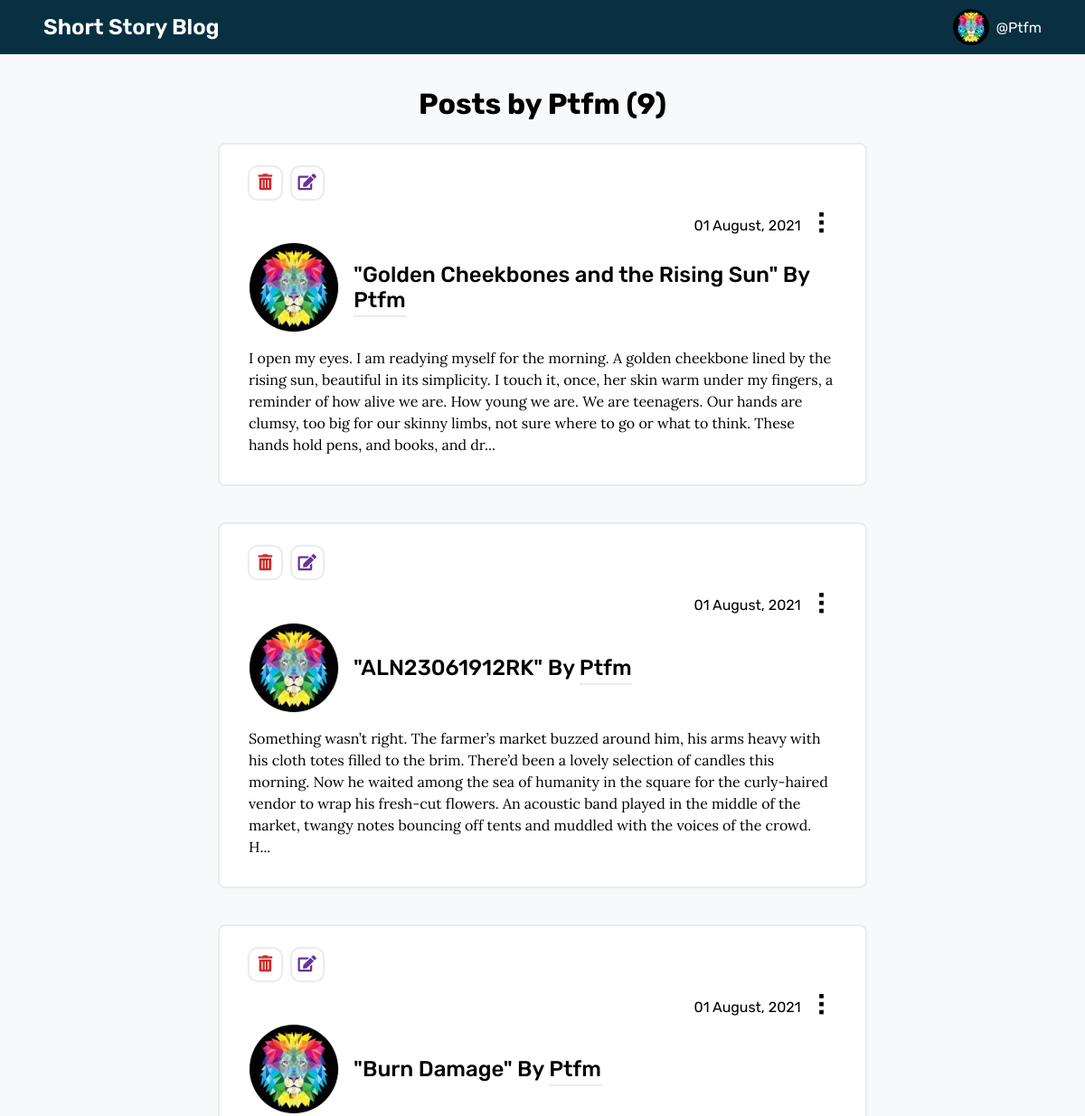
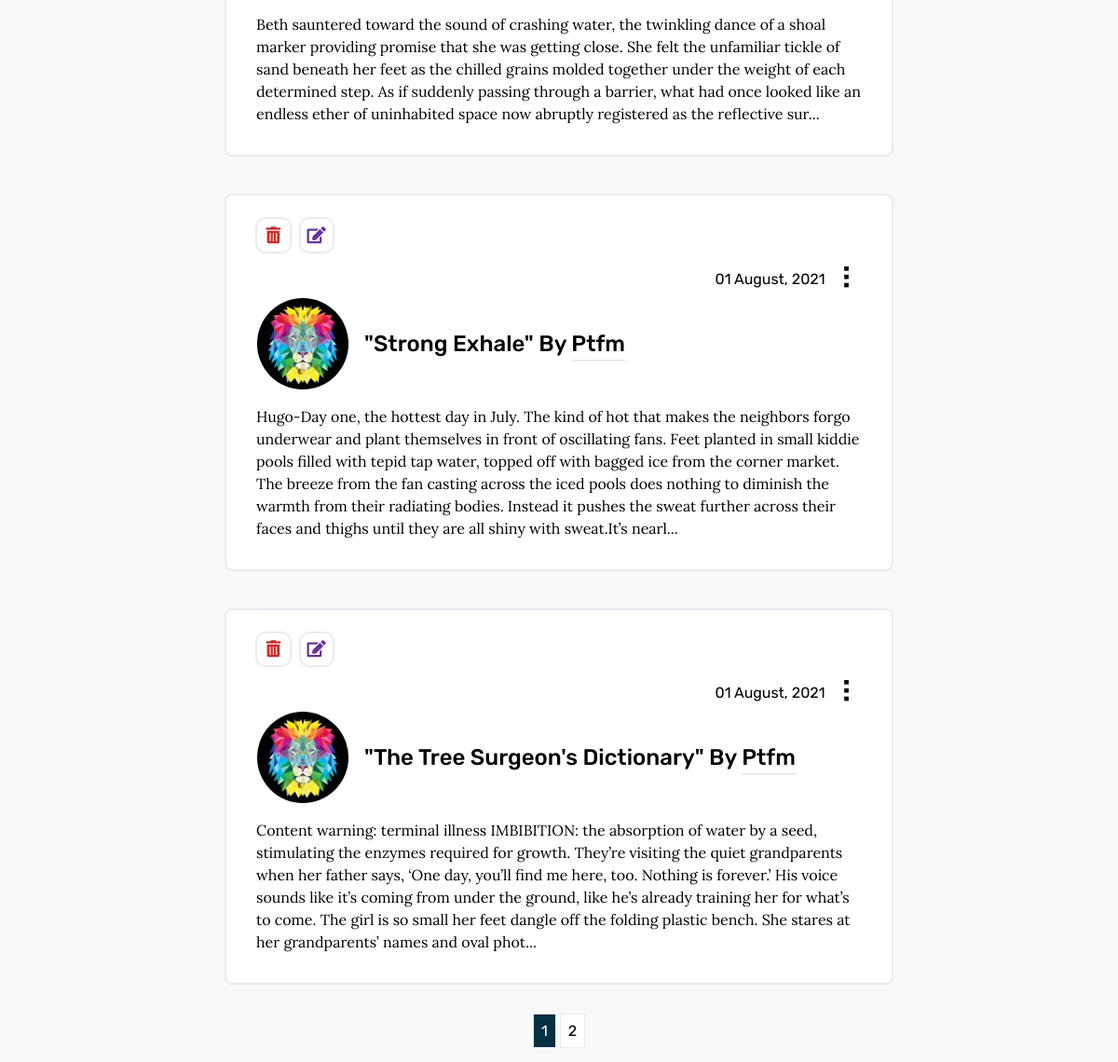
Page /user/Ptfm (signed in) on the committed database (2 pictures, top to bottom).
### shortstoryblog/models.py (models this page shows, shortened)
class User(db.Model, UserMixin):
    id = db.Column(db.Integer, primary_key=True)
    username = db.Column(db.String(20), unique=True, nullable=False)
    email = db.Column(db.String(120), unique=True, nullable=False)
    image_file = db.Column(db.String(20), nullable=False, default="default.jpg")
    password = db.Column(db.String(60), nullable=False)
    posts = db.relationship("Post", backref="author", lazy=True)

class Post(db.Model):
    id = db.Column(db.Integer, primary_key=True)
    title = db.Column(db.String(100), nullable=False)
    date_posted = db.Column(db.DateTime, nullable=False, default=datetime.utcnow)
    content = db.Column(db.Text, nullable=False)
    user_id = db.Column(db.Integer, db.ForeignKey("user.id"), nullable=False)

### shortstoryblog/users/routes.py (the view)
@users.route("/user/<string:username>")
@login_required
def user_posts(username):
    page = request.args.get("page", 1, type=int)
    user = User.query.filter_by(username=username).first_or_404()
    posts = (
        Post.query.filter_by(author=user)
        .order_by(Post.date_posted.desc())
        .paginate(page=page, per_page=5)
    )
    return render_template("user_posts.html", posts=posts, user=user)

### shortstoryblog/models.py (called while the page is built)
@login_manager.user_loader
def load_user(user_id):
    return User.query.get(int(user_id))

### shortstoryblog/templates/user_posts.html
{% extends 'main_layout.html' %}
{% block main_content %}
<div class="card-container">
    <h1 class="mypost-title">Posts by {{ user.username }} ({{ posts.total }})</h1>
    {% for post in posts.items %}
    <div class="card-box">
        {% if post.author == current_user %}
        <div class="card-controls">
            <a href="{{ url_for('posts.delete_post', post_id=post.id) }}"> <i class="fas fa-trash-alt"></i></a>
            <a href="{{ url_for('posts.update_post', post_id=post.id) }}"><i class="fas fa-edit"></i></a>
        </div>
        {% endif %}
        <div class="box-top">
            <p>{{post.date_posted.strftime("%d %B, %Y")}}</p>
            {% if post.author == current_user %}
            <span>&#10247;</span>
            {% else %}
            <span></span>
            {% endif %}
        </div>
        <div class="box-title">
            <div class="img-holder">
                <img src="{{ url_for('static', filename='profile_pics/' + post.author.image_file) }}"
                    alt="profile picture" />
            </div>
            <h2>"{{post.title}}" By <a
                    href="{{ url_for('users.user_posts', username=post.author.username) }}">{{post.author.username}}</a>
            </h2>
        </div>
        <div class="box-content">
            <p>{{post.content}}</p>
        </div>
    </div>
    {% endfor %}
    <div class="paginate-container">
        {% for page_num in posts.iter_pages(left_edge=1, right_edge=1, left_current=1, right_current=2) %}
        {% if page_num %}
        {% if posts.page == page_num %}
        <a class="btn btn-info mb-4" href="{{ url_for('main.home', page=page_num) }}">{{ page_num }}</a>
        {% else %}
        <a class="btn btn-outline-info mb-4" href="{{ url_for('main.home', page=page_num) }}">{{ page_num }}</a>
        {% endif %}
        {% else %}
        ...
        {% endif %}
        {% endfor %}
    </div>
</div>
{% endblock main_content %}

### shortstoryblog/templates/main_layout.html (shortened to what this page needs)
<!DOCTYPE html>
<html lang="en">
<head>
    <link rel="stylesheet" href="//use.fontawesome.com/releases/v5.0.7/css/all.css">
    <link rel="stylesheet" type="text/css" href="{{ url_for('static', filename='main.css') }}">
</head>
<body>
    <div class="main-container">
        <div class="header">
            <a href="{{ url_for('main.home') }}">
                <h3>Short Story Blog</h3>
            </a>
            <div class="profile-container" onclick="showSubMenu()">
                <div class="profile">
                    <div class="img-holder">
                        <img src="{{ url_for('static', filename='profile_pics/' + current_user.image_file) }}"
                            alt="profile picture" />
                    </div>
                    <p>@{{current_user.username}}</p>
                </div>
            </div>
        </div>
        <div class="body-content">
            {% block main_content %}{% endblock main_content %}
        </div>
    </div>
</body>
</html>

### shortstoryblog/static/main.css (style rules this page uses)
* { margin: 0; padding: 0; box-sizing: border-box; }
html, body { height: 100%; font-family: "Rubik", sans-serif; }
:root { --clr1: #083041; --clr2: #f8f9fa; --clr3: #e9ecef; --danger: #c62d2d; --success: #31c1ef; }
.main-container { background-color: var(--clr2); overflow: auto; }
.main-container .header { position: fixed; z-index: 100; display: flex; justify-content: space-between; align-items: center; width: 100%; background-color: var(--clr1); color: white; padding: 0 3rem; }
.main-container .header a { color: white; text-decoration: none; }
.main-container .header a h3 { font-size: 24px; font-weight: 600; line-height: 2.5; }
.profile-container { display: flex; flex-direction: column; align-items: center; }
.profile-container .profile { display: flex; align-items: center; cursor: pointer; }
.profile-container .profile .img-holder { max-width: 40px; height: 40px; margin-right: 0.5rem; border-radius: 100%; overflow: hidden; }
.profile-container .profile .img-holder img { width: 100%; height: 40px; object-fit: cover; object-position: center; }
.body-content { padding: 6rem 1rem 2rem; height: 100vh; }
.card-container { display: flex; flex-direction: column; align-items: center; justify-content: center; }
.card-container .mypost-title { margin-bottom: 1.5rem; }
.card-container .card-box { background-color: #ffff; border: 2px solid var(--clr3); border-radius: 8px; max-width: calc(750px - 2rem); width: 100%; padding: 1.5rem 2rem 2rem; margin-bottom: 2.5rem; }
.card-container .card-box .card-controls { display: flex; margin-bottom: 0.6rem; }
.card-container .card-box .card-controls a { box-shadow: 0 0 2px 0px rgba(0, 0, 0, 0.3); transition: all 200ms cubic-bezier(0.77, 0, 0.18, 1); }
.card-container .card-box .card-controls a:nth-child(1) { color: var(--danger); font-size: 18px; border: 1px solid var(--clr3); padding: 0.4rem 0.6rem; border-radius: 10px; margin-right: 0.6rem; }
.card-container .card-box .card-controls a:nth-child(2) { color: rebeccapurple; font-size: 18px; border: 1px solid var(--clr3); padding: 0.4rem 0.44rem; border-radius: 10px; }
.card-container .card-box .box-top { display: flex; align-items: center; justify-content: flex-end; }
.card-container .card-box .box-top p { margin-right: 1rem; }
.card-container .card-box .box-top span { font-size: 32px; }
.card-container .card-box .box-title { display: flex; align-items: center; }
.card-container .card-box .box-title .img-holder { max-width: 100px; height: 100px; margin-right: 1rem; border-radius: 100%; overflow: hidden; border: 1px solid var(--clr3); }
.card-container .card-box .box-title .img-holder img { width: 100%; height: 100px; object-fit: cover; object-position: center; }
.card-container .card-box .box-title h2 { font-weight: 500; }
.card-container .card-box .box-title h2 a { text-decoration: none; color: #000; position: relative; }
.card-container .card-box .box-title h2 a::after { content: ""; position: absolute; left: 0; bottom: -5px; width: 100%; height: 2px; background-color: var(--clr3); }
.card-container .card-box .box-content p { margin-top: 1rem; font-family: "Lora", serif; line-height: 1.5; font-size: 16px; font-weight: 400; }
.card-container .paginate-container { margin-bottom: 1.5rem; }
.card-container .paginate-container a { text-decoration: none; background-color: #fff; color: #000; padding: 0.5rem; border: 1px solid var(--clr3); }
.card-container .paginate-container .btn-info { background-color: var(--clr1); color: #fff; pointer-events: none; }

### rows in the picture
User: image_file (picture), username "Ptfm"
Post: date_posted "01 August, 2021", image_file (picture), title "Golden Cheekbones and the Rising Sun", author.username "Ptfm", content "I open my eyes. I am readying myself for the morning. A golden cheekbone lined by the rising sun, beautiful in its simplicity. I touch it, once, her skin warm under my fingers, a reminder of how alive we are. How young we are. We are teenagers. Our hands are clumsy, too big for our skinny limbs, not sure where to go or what to think. These hands hold pens, and books, and dr..."
Post: date_posted "01 August, 2021", image_file (picture), title "ALN23061912RK", author.username "Ptfm", content "Something wasn’t right. The farmer’s market buzzed around him, his arms heavy with his cloth totes filled to the brim. There’d been a lovely selection of candles this morning. Now he waited among the sea of humanity in the square for the curly-haired vendor to wrap his fresh-cut flowers. An acoustic band played in the middle of the market, twangy notes bouncing off tents and muddled with the voices of the crowd. H..."
Post: date_posted "01 August, 2021", image_file (picture), title "Burn Damage", author.username "Ptfm", content "Beth sauntered toward the sound of crashing water, the twinkling dance of a shoal marker providing promise that she was getting close. She felt the unfamiliar tickle of sand beneath her feet as the chilled grains molded together under the weight of each determined step. As if suddenly passing through a barrier, what had once looked like an endless ether of uninhabited space now abruptly registered as the reflective sur..."
Post: date_posted "01 August, 2021", image_file (picture), title "Strong Exhale", author.username "Ptfm", content "Hugo-Day one, the hottest day in July. The kind of hot that makes the neighbors forgo underwear and plant themselves in front of oscillating fans. Feet planted in small kiddie pools filled with tepid tap water, topped off with bagged ice from the corner market. The breeze from the fan casting across the iced pools does nothing to diminish the warmth from their radiating bodies. Instead it pushes the sweat further across their faces and thighs until they are all shiny with sweat.It’s nearl..."
Post: date_posted "01 August, 2021", image_file (picture), title "The Tree Surgeon's Dictionary", author.username "Ptfm", content "Content warning: terminal illness IMBIBITION: the absorption of water by a seed, stimulating the enzymes required for growth. They’re visiting the quiet grandparents when her father says, ‘One day, you’ll find me here, too. Nothing is forever.’ His voice sounds like it’s coming from under the ground, like he’s already training her for what’s to come. The girl is so small her feet dangle off the folding plastic bench. She stares at her grandparents’ names and oval phot..."

### other values in the picture
{{ posts.total }} "9"
{{ page_num }} "1"
{{ page_num }} "2"
